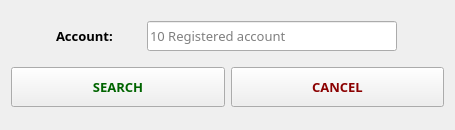
<?xml version="1.0" encoding="UTF-8"?>
<ui version="4.0">
 <class>SearchDialog</class>
 <widget class="QDialog" name="SearchDialog">
  <property name="geometry">
   <rect>
    <x>0</x>
    <y>0</y>
    <width>455</width>
    <height>130</height>
   </rect>
  </property>
  <property name="minimumSize">
   <size>
    <width>455</width>
    <height>130</height>
   </size>
  </property>
  <property name="maximumSize">
   <size>
    <width>455</width>
    <height>130</height>
   </size>
  </property>
  <property name="font">
   <font>
    <family>微软雅黑 Light</family>
    <pointsize>10</pointsize>
   </font>
  </property>
  <property name="windowTitle">
   <string>Search</string>
  </property>
  <layout class="QVBoxLayout" name="verticalLayout">
   <item>
    <layout class="QHBoxLayout" name="horizontalLayout_2">
     <item>
      <spacer name="horizontalSpacer_3">
       <property name="orientation">
        <enum>Qt::Horizontal</enum>
       </property>
       <property name="sizeType">
        <enum>QSizePolicy::Fixed</enum>
       </property>
       <property name="sizeHint" stdset="0">
        <size>
         <width>40</width>
         <height>20</height>
        </size>
       </property>
      </spacer>
     </item>
     <item>
      <widget class="QLabel" name="lab_account">
       <property name="minimumSize">
        <size>
         <width>80</width>
         <height>30</height>
        </size>
       </property>
       <property name="maximumSize">
        <size>
         <width>80</width>
         <height>30</height>
        </size>
       </property>
       <property name="font">
        <font>
         <family>微软雅黑 Light</family>
         <pointsize>10</pointsize>
         <weight>75</weight>
         <bold>true</bold>
        </font>
       </property>
       <property name="text">
        <string>Account:</string>
       </property>
      </widget>
     </item>
     <item>
      <widget class="QLineEdit" name="edit_num">
       <property name="minimumSize">
        <size>
         <width>250</width>
         <height>30</height>
        </size>
       </property>
       <property name="maximumSize">
        <size>
         <width>250</width>
         <height>30</height>
        </size>
       </property>
       <property name="inputMask">
        <string/>
       </property>
       <property name="text">
        <string/>
       </property>
       <property name="maxLength">
        <number>10</number>
       </property>
       <property name="echoMode">
        <enum>QLineEdit::Normal</enum>
       </property>
       <property name="placeholderText">
        <string>10 Registered account</string>
       </property>
       <property name="cursorMoveStyle">
        <enum>Qt::LogicalMoveStyle</enum>
       </property>
      </widget>
     </item>
     <item>
      <spacer name="horizontalSpacer_4">
       <property name="orientation">
        <enum>Qt::Horizontal</enum>
       </property>
       <property name="sizeType">
        <enum>QSizePolicy::Fixed</enum>
       </property>
       <property name="sizeHint" stdset="0">
        <size>
         <width>40</width>
         <height>20</height>
        </size>
       </property>
      </spacer>
     </item>
    </layout>
   </item>
   <item>
    <layout class="QHBoxLayout" name="horizontalLayout_3">
     <item>
      <widget class="QPushButton" name="btn_search">
       <property name="minimumSize">
        <size>
         <width>0</width>
         <height>40</height>
        </size>
       </property>
       <property name="maximumSize">
        <size>
         <width>16777215</width>
         <height>40</height>
        </size>
       </property>
       <property name="font">
        <font>
         <weight>75</weight>
         <bold>true</bold>
        </font>
       </property>
       <property name="styleSheet">
        <string notr="true">QPushButton{color:darkGreen}</string>
       </property>
       <property name="text">
        <string>SEARCH</string>
       </property>
       <property name="autoDefault">
        <bool>false</bool>
       </property>
       <property name="default">
        <bool>false</bool>
       </property>
       <property name="flat">
        <bool>false</bool>
       </property>
      </widget>
     </item>
     <item>
      <widget class="QPushButton" name="btn_back">
       <property name="minimumSize">
        <size>
         <width>0</width>
         <height>40</height>
        </size>
       </property>
       <property name="maximumSize">
        <size>
         <width>16777215</width>
         <height>40</height>
        </size>
       </property>
       <property name="font">
        <font>
         <weight>75</weight>
         <bold>true</bold>
        </font>
       </property>
       <property name="styleSheet">
        <string notr="true">QPushButton{color:darkRed}</string>
       </property>
       <property name="text">
        <string>CANCEL</string>
       </property>
       <property name="autoDefault">
        <bool>false</bool>
       </property>
      </widget>
     </item>
    </layout>
   </item>
  </layout>
 </widget>
 <layoutdefault spacing="6" margin="11"/>
 <resources/>
 <connections/>
</ui>
